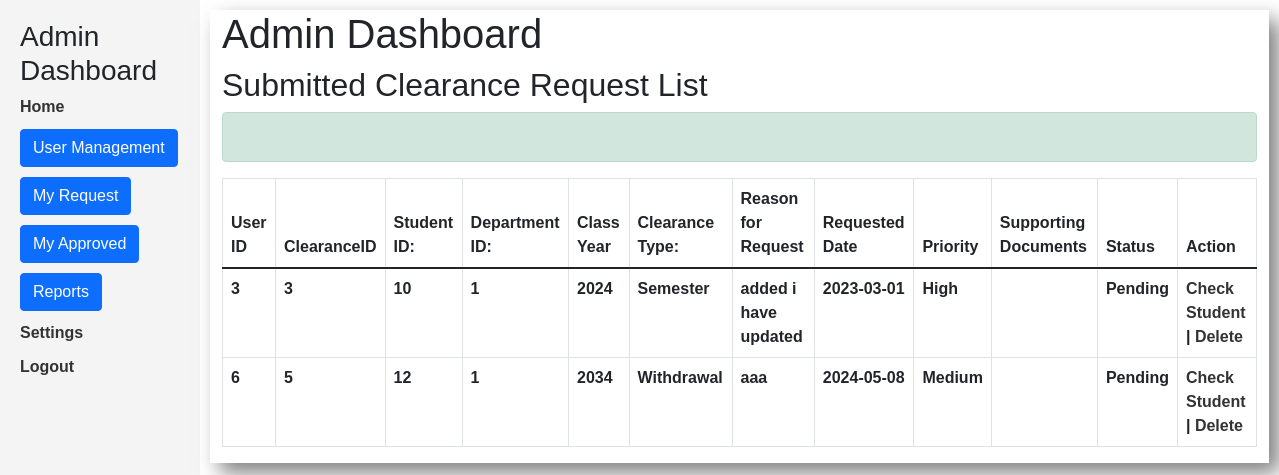
/pages/hod_dashboard/view_request.php (signed in), run on the app's committed database.
### tables this page shows
CREATE TABLE `clearances_tbl` (
  `ClearanceID` int(11) NOT NULL,
  `UserID` int(11) NOT NULL,
  `StudentID` int(11) DEFAULT NULL,
  `DepartmentID` int(11) DEFAULT NULL,
  `YearLevel` varchar(20) NOT NULL,
  `ClearanceType` varchar(50) DEFAULT NULL,
  `ClearanceReason` text NOT NULL,
  `Status` varchar(20) DEFAULT NULL,
  `RequestedDate` date DEFAULT NULL,
  `ApprovedDate` date DEFAULT NULL,
  `DeniedDate` date DEFAULT NULL,
  `ReasonForDenial` text DEFAULT NULL,
  `Comments` text DEFAULT NULL,
  `Deadline` date DEFAULT NULL,
  `Priority` varchar(20) DEFAULT NULL,
  `SupportingDocuments` text DEFAULT NULL
);

### pages/hod_dashboard/view_request.php (the view, shortened to what this page needs)
<?php
require 'index.php';
?>
<div class="jumbotron">
    <div class="content"  style="align-content: space-between;
         justify-content: flex-end; ">
        <div class="container"
             style="align-content: center;
             justify-content: flex-end;
             box-shadow: 10px 10px 20px 0px rgba(0, 0, 0, 0.5);">
            <h1>Admin Dashboard</h1>
            <div id="user_list">
                <h2>Submitted Clearance Request List</h2>
                <div class="alert alert-success forms" role="alert">
                </div>
                <table class="table table-bordered" border='1'>
                    <thead>
                        <tr>
                            <th>User ID</th>
                            <th>ClearanceID</th>
                            <th>Student ID:</th>
                            <th>Department ID:</th>
                            <th>Class Year</th>
                            <th>Clearance Type:</th>
                            <th>Reason for Request</th>
                            <th>Requested Date</th>
                            <th>Priority</th>
                            <th>Supporting Documents</th>
                            <th>Status</th>
                            <th>Action</th>
                        </tr>
                    <thead>
                    <tbody>
                        <?php
                        include '../../includes/db_connection.php';
                        $sql = "SELECT * FROM clearances_tbl";
                        $result = $conn->query($sql);
                        while ($row = mysqli_fetch_assoc($result)) {
                            echo "<tr>";
                            echo "<td>" . $row["UserID"] . "</td>";
                            echo "<td>" . $row["ClearanceID"] . "</td>";
                            echo "<td>" . $row["StudentID"] . "</td>";
                            echo "<td>" . $row["DepartmentID"] . "</td>";
                            echo "<td>" . $row["YearLevel"] . "</td>";
                            echo "<td>" . $row["ClearanceType"] . "</td>";
                            echo "<td>" . $row["ClearanceReason"] . "</td>";
                            echo "<td>" . $row["RequestedDate"] . "</td>";
                            echo "<td>" . $row["Priority"] . "</td>";
                            echo "<td>" . $row["SupportingDocuments"] . "</td>";
                            echo "<td>" . $row["Status"] . "</td>";
                            echo "<td><a href='view_student_status.php?student_id=" . $row["StudentID"] . "&clearance_id=" . $row["ClearanceID"] . "'> Check Student</a> | <a href='delete_request.php?id=" . $row["ClearanceID"] . "'>Delete</a></td>";
                            echo "</tr>";
                        }
                        ?>
                    </tbody>
                </table>
            </div>
        </div>
    </div>
</div>

### pages/css/style.css (style rules this page uses)
* { padding: 0; margin: 0; box-sizing: border-box; }
body { min-height: 10vh; background-size: cover; background-repeat: no-repeat; background-position: center; font-family: 'Gill Sans', 'Gill Sans MT', Calibri, 'Trebuchet MS', sans-serif; font-weight: bold; }
a { text-decoration: none; color: #333; }
.content { display: block; height: 100vh; padding: 10px; }

### data on the page
clearances_tbl: UserID "3", ClearanceID "3", StudentID "10", DepartmentID "1", YearLevel "2024", ClearanceType "Semester", ClearanceReason "added i have updated", RequestedDate "2023-03-01", Priority "High", Status "Pending"
clearances_tbl: UserID "6", ClearanceID "5", StudentID "12", DepartmentID "1", YearLevel "2034", ClearanceType "Withdrawal", ClearanceReason "aaa", RequestedDate "2024-05-08", Priority "Medium", Status "Pending"
